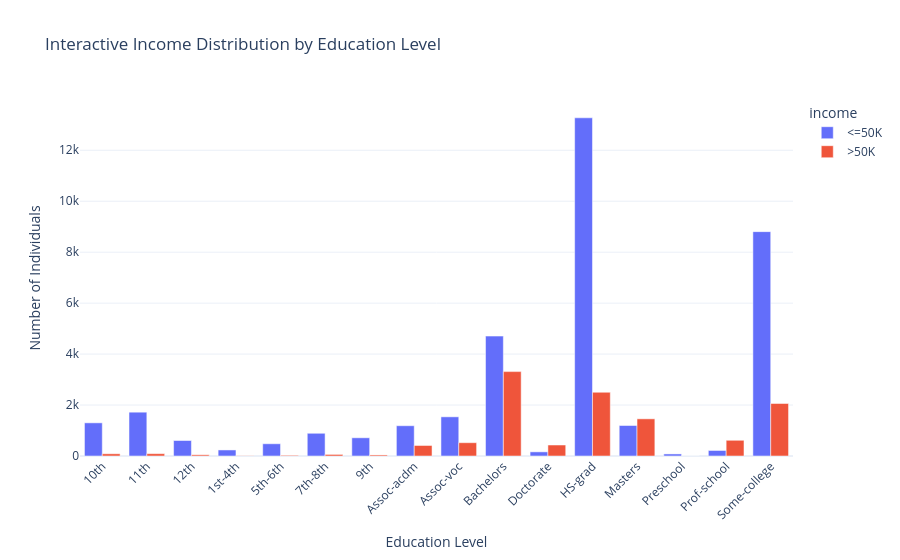

The code cell stored with this chart in its notebook:
### Markdown cell above
## 16. How does income distribution vary across education levels?

### Code cell
education_income = (
    df.groupby(["education", "income"])
      .size()
      .reset_index(name="Count"))

fig = px.bar(
    education_income,
    x="education",
    y="Count",
    color="income",
    barmode="group",
    title="Interactive Income Distribution by Education Level",
    hover_data=["Count"])

fig.update_layout(
    xaxis_title="Education Level",
    yaxis_title="Number of Individuals",
    xaxis_tickangle=-45,
    template="plotly_white")

fig.show()

### Figure 1 — Plotly figure (JSON) as saved in the notebook; plotly's stock layout.template omitted (floating-point values rounded to 4 significant figures)
{"data": [{"alignmentgroup": "True", "hovertemplate": "income=<=50K<br>education=%{x}<br>Count=%{y}<extra></extra>", "legendgroup": "<=50K", "marker": {"color": "#636efa", "pattern": {"shape": ""}}, "name": "<=50K", "offsetgroup": "<=50K", "orientation": "v", "showlegend": true, "textposition": "auto", "type": "bar", "x": ["10th", "11th", "12th", "1st-4th", "5th-6th", "7th-8th", "9th", "Assoc-acdm", "Assoc-voc", "Bachelors", "Doctorate", "HS-grad", "Masters", "Preschool", "Prof-school", "Some-college"], "xaxis": "x", "y": [1302, 1720, 608, 237, 481, 892, 715, 1188, 1538, 4707, 163, 13275, 1197, 81, 217, 8807], "yaxis": "y"}, {"alignmentgroup": "True", "hovertemplate": "income=>50K<br>education=%{x}<br>Count=%{y}<extra></extra>", "legendgroup": ">50K", "marker": {"color": "#EF553B", "pattern": {"shape": ""}}, "name": ">50K", "offsetgroup": ">50K", "orientation": "v", "showlegend": true, "textposition": "auto", "type": "bar", "x": ["10th", "11th", "12th", "1st-4th", "5th-6th", "7th-8th", "9th", "Assoc-acdm", "Assoc-voc", "Bachelors", "Doctorate", "HS-grad", "Masters", "Preschool", "Prof-school", "Some-college"], "xaxis": "x", "y": [87, 92, 48, 8, 27, 62, 41, 413, 522, 3313, 431, 2502, 1459, 1, 617, 2062], "yaxis": "y"}], "layout": {"barmode": "group", "legend": {"title": {"text": "income"}, "tracegroupgap": 0}, "title": {"text": "Interactive Income Distribution by Education Level"}, "xaxis": {"anchor": "y", "domain": [0, 1], "tickangle": -45, "title": {"text": "Education Level"}}, "yaxis": {"anchor": "x", "domain": [0, 1], "title": {"text": "Number of Individuals"}}}}
